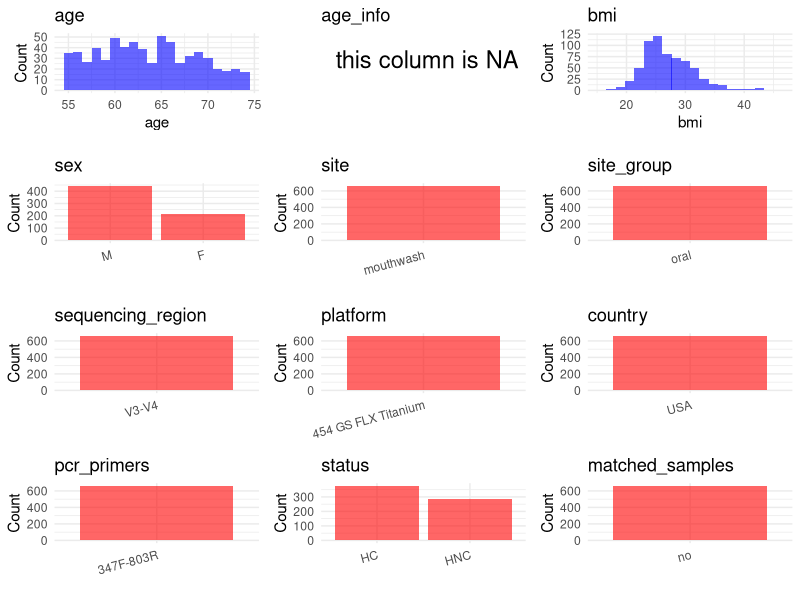

Write R code to recreate this figure. (Note: this script raises an error after producing the figure.)
## ---- chunk 1
# Load libraries
library(dplyr)
library(ggplot2)
library(cowplot)

# (1) Setting working directory
# EDIT HERE: change project_id for each study
project_id <- "PRJNA434312"

base_dir <- "/beegfs/huangxiaochang/global_oral/global-oral-microbiome/data/projects/"
setwd(file.path(base_dir, project_id))

# (2) Loading raw SRA metadata file
sra_file <- "SraRunTable.csv"
initial_meta <- read.csv("SraRunTable.csv", header = TRUE)

# (3) OPTIONAL: If extra metadata (e.g., Table.x or supplemental materials) are available from the article, you may need to merge the file with initial_meta manually. Below is example code for merging. Depending on the specific case of each study, you can customize the code as needed.
# supp_table <- read.csv("supplemental_table.csv", header = TRUE)
# initial_meta <- left_join(initial_meta, supp_table, by = merge_col_name)
## ---- chunk 2
# (1) Read the article in the following order: abstract, the beginning of the results section, and the methods. Understand the sample size, experimental design, and disease group overview. Clarify the sampling sites; for oral and gut samples, specify the exact sites like supragingival plaque, tongue, etc.

# (2) IMPORTANT: MUST go through each column of initial_meta
# head(initial_meta, 10)

# IMPORTANT: Check the unique values in the column of interest or query column.
# lapply(initial_meta[c('body_habitat', 'body_product', 'body_site')], table) # site
# table(initial_meta$host_subject_id) # subject id
# table(initial_meta$platform..exp.) # output is Illumina
# table(initial_meta$target_subfragment..exp.)
## ---- chunk 3
# (1) EDIT HERE: Parameter setup
# NOTE: This project has no lab control samples (blanks/positives) or non-human samples. Leave keywords empty to skip filtering.
control_column <- NA   # column name in initial_meta
# unique(initial_meta[[control_column]])  # uncomment to explore
control_keywords <- c()     # Enter exact keywords

species_column <- NA          # column name in initial_meta
# unique(initial_meta[[species_column]])  # uncomment to explore
non_human_keywords <- c()            # Enter exact keywords


# (2) Remove controls and non-human samples. DO NOT need to modify code in this part, just run it.
n_samples <- nrow(initial_meta)
# Control evaluation
if (length(control_keywords) > 0) {
  if (is.null(control_column) || control_column == "") {
    stop("Error: control_keywords provided but control_column is missing.")
  }

  if (!(control_column %in% colnames(initial_meta))) {
    stop(sprintf("Error: Column '%s' not found in initial_meta.", control_column))
  }

  control_pattern <- paste(control_keywords, collapse = "|")
  control_text <- initial_meta[[control_column]]
  is_control <- grepl(control_pattern, control_text)

} else {
  is_control <- rep(FALSE, n_samples)
}

# Non-human evaluation
if (length(non_human_keywords) > 0) {
  if (is.null(species_column) || species_column == "") {
    stop("Error: non_human_keywords provided but species_column is missing.")
  }

  if (!(species_column %in% colnames(initial_meta))) {
    stop(sprintf("Error: Column '%s' not found in initial_meta.", control_column))
  }

  non_human_pattern <- paste(non_human_keywords, collapse = "|")
  species_text <- initial_meta[[species_column]]
  is_non_human <- grepl(non_human_pattern, species_text)
} else {
  is_non_human <- rep(FALSE, n_samples)
}

# Execute removal
samples_to_remove <- is_control | is_non_human
initial_meta <- initial_meta[!samples_to_remove, ]

cat("Initial samples counts:",n_samples,"\n")
cat("Removed control samples:", sum(is_control), "\n")
cat("Removed non-human samples:", sum(is_non_human), "\n")
cat("Total samples removed ", sum(samples_to_remove), "\n")
cat("Remaining samples after Step 2:", nrow(initial_meta), "\n")
## ---- chunk 4
# Extract columns from initial_meta as follows:
# (1) No modification needed → extract directly.
# (2) Modification needed → create a column start with 'raw_' and mark the target column as "pending".
# (3) Need to find or determine based on the article.

metadata <- data.frame(
  bioproject = initial_meta$BioProject,
  sample_id = initial_meta$Run,
  subject_id = initial_meta$Sample.Name,
  age = initial_meta$Host_Age,
  age_info = NA,
  bmi = initial_meta$host_BMI,
  raw_sex = initial_meta$hostgender,
  sex = "pending",
  sequencing_region = "V3-V4",
  platform = initial_meta$Instrument,
  country = "USA",
  raw_site = initial_meta$sample_type,
  site = "pending",
  site_group = "pending",
  public_time = initial_meta$ReleaseDate,
  raw_status = initial_meta$disease_status,
  pcr_primers = NA,
  title = NA,
  disease_study = NA,
  status = "pending",
  matched_samples = "pending",
  is_time_series = "no",
  stringsAsFactors = FALSE
)

metadata$public_time <- as.Date(metadata$public_time)
## ---- chunk 5
# (1) Handle the columns with the `raw_` prefix.
# IMPORTANT: Add comments if the modification is not straightforward!!
# Convert raw_sex to standard F/M encoding
# SRA raw_sex values: male/female
metadata <- metadata %>%
  mutate(sex = case_when(
    tolower(raw_sex) %in% c("female", "f") ~ "F",
    tolower(raw_sex) %in% c("male", "m") ~ "M",
    TRUE ~ NA_character_
  ))

# Remap disease_status from SRA to standardized status names
metadata$status <- ifelse(
  grepl("Case", metadata$raw_status), "HNC",
  ifelse(grepl("Control", metadata$raw_status), "HC", NA_character_)
)

# Assign site from raw_site, lowercased
metadata$site <- tolower(metadata$raw_site)

# Add publication information
metadata$pcr_primers <- "347F-803R"
metadata$title <- "Elevated Dietary Carbohydrate and Glycemic Intake Associate with an Altered Oral Microbial Ecosystem in Two Large U.S. Cohorts"
metadata$disease_study <- "yes"

## ---- chunk 6
# (2) Filling the 'site_group' and 'matched_samples' columns
# editing site_group
unique(metadata$site)
# EDIT HERE: add oral sites
Oral_site = c("saliva", "mouth", "tongue coating", "supragingival plaque", "subgingival plaque", "oral swab", "denture", "tooth", "abscess pus", "adjacent periodontal pocket", "patient healthy crevice", "healthy control crevice", "gingival crevicular fluid", "subgingival plaque", "mouthwash")
# EDIT HERE: add gut sites
Gut_site = c("feces", "stool")
# just run
metadata <- metadata %>%
  mutate(site_group = case_when(
    site %in% Oral_site ~ "oral",
    site %in% Gut_site ~ "gut",
    TRUE ~ "other"
  ))

# editing matched_samples, just run.
metadata$matched_samples <- ifelse(
  ave(metadata$subject_id, metadata$subject_id, FUN = length) > 1,
  "yes",
  "no"
)
## ---- chunk 7
# (3) check if there is pending value in metadata. If there is pending value, go on modify the metadata.
# Function to check if a column contains "pending"
has_pending <- function(col) {
  if (is.character(col) || is.factor(col)) {
    any(col == "pending", na.rm = TRUE)
  } else {
    FALSE
  }
}

# Check for any pending value
any_pending_value <- any(sapply(metadata, has_pending))

if (!any_pending_value) {
  message("Good! No cell contains the value 'pending'.")
} else {
  pending_cols <- names(metadata)[sapply(metadata, has_pending)]
  message("Columns containing 'pending': ", paste(pending_cols, collapse = ", "))
  message("Please continue to resolve these pending columns!")
}
## ---- chunk 8
# Select columns for visualization, just run
plot_data <- metadata %>%
  select(-bioproject, -sample_id, -subject_id, -title)

create_simple_plots <- function(data) {
  plots <- list()
  continuous_vars <- c("age", "bmi")

  for (col in colnames(data)) {
    if (all(is.na(data[[col]]))) {
      p <- ggplot() +
        annotate("text", x = 0.5, y = 0.5, label = "this column is NA", size = 6) +
        labs(title = col) +
        theme_void()
    } else if (col %in% continuous_vars && is.numeric(data[[col]])) {
      p <- ggplot(data, aes(x = .data[[col]])) +
        geom_histogram(fill = "blue", alpha = 0.6, bins = 20, na.rm = TRUE) +
        labs(title = col, x = col, y = "Count") +
        theme_minimal()
    } else {
      count_data <- as.data.frame(table(data[[col]], useNA = "ifany"))
      p <- ggplot(count_data, aes(x = reorder(Var1, -Freq), y = Freq)) +
        geom_col(fill = "red", alpha = 0.6) +
        labs(title = col, x = NULL, y = "Count") +
        theme_minimal() +
        theme(axis.text.x = element_text(angle = 15, hjust = 1))
    }
    plots[[col]] <- p
  }

  return(plots)
}

# Generate and arrange plots
plots <- create_simple_plots(plot_data)
p <- plot_grid(plots$age,
               plots$age_info,
               plots$bmi,
               plots$sex,
               plots$site,
               plots$site_group,
               plots$sequencing_region,
               plots$platform,
               plots$country,
               plots$pcr_primers,
               plots$status,
               plots$matched_samples,
               ncol = 3, align = "hv", axis = "lb")
ggsave("Metadata_Summary.png", plot = p, width = 8, height = 6, dpi = 150)
## ---- chunk 9
# Insert Metadata_Summary.png into the current Rmd output
knitr::include_graphics("Metadata_Summary.png")
## ---- chunk 10
# Reorder the data frame
fixed_cols <- c("bioproject", "sample_id", "subject_id", "age", "age_info",
                "bmi", "sex", "platform", "sequencing_region", "pcr_primers",
                "country", "site", "site_group", "disease_study", "status",
                "title", "public_time", "matched_samples", "is_time_series")
metadata <- metadata %>%
  select(all_of(fixed_cols), everything())

# save metadata
# head(metadata)
write.csv(metadata, file = "metadata_v2.csv", quote = TRUE, row.names = FALSE)
